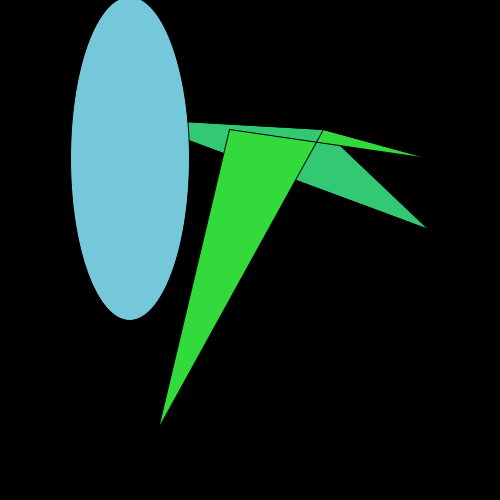
Frame 1 (no input)
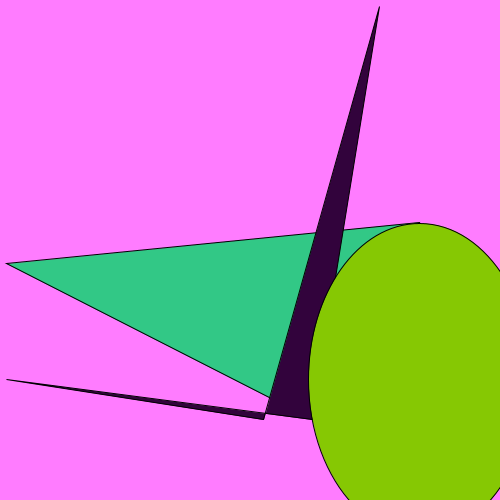
Frame 60 (the mouse pressed at the canvas centre just before this capture)
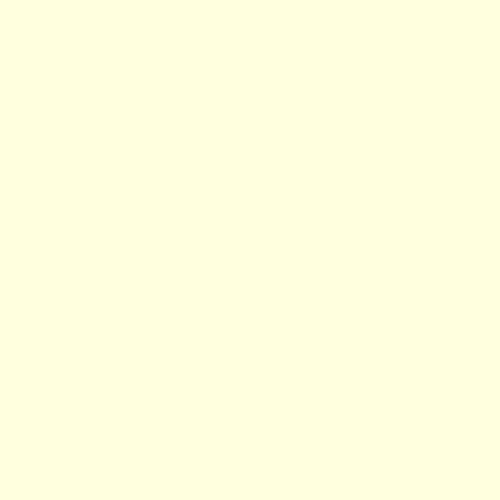
Frame 120 (the mouse held since frame 60 and released just before this capture)

The Processing sketch that drew these frames (run headless with seeded random() and noise(); from frame 60 on, the mouse is pressed at the canvas centre):

// Processing sketch: processing_88837
// ── processing_88837.pde

//inputs for function "drawSpinner" r,g,b,and frame rate

float fr, a, b, c, d, e, f, g;
int i, j;
void setup()
{
  size(500, 500);
}



void draw() 
{

  drawSpinner(50, 200, 60, 6);
}




void drawSpinner(float r1, float g1, float b1, int fspeed) {

  // background (255, 100, 40);

  background (a, f, d);

  if ((mouseX > width/2 +10 || mouseX < width/2 -10) && (mouseY > height/2 +10 || mouseY < height/2 -10)) {

    background (c*500/width, a*500/width, e*500/width);
    frameRate (fspeed);
    a = random (500);
    b = random (500);
    c = random (500);
    d = random (500);
    e = random (500);
    f = random (500);
    g = random (500);
    fill (r1, g1, g*255/width);
    triangle (a, b, e, g, b, d);
    fill (r1, e*255/width, b1);
    quad (g, b, e, f, a, b, f, e);
    fill (g*255/width, g1, e*255/width);
    ellipse(b, f, d, a);
  }
}
